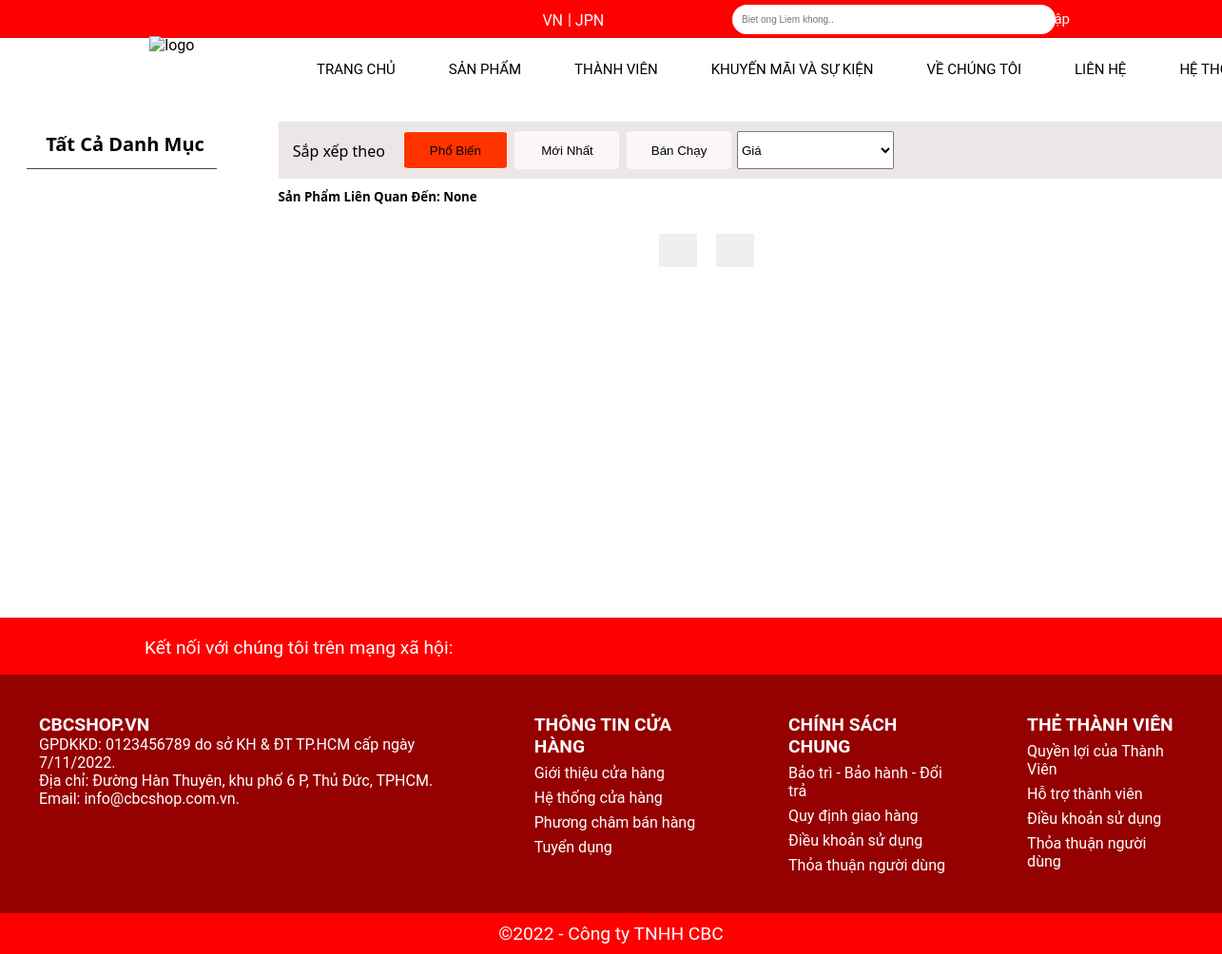
/search/, run on an earlier commit of the app's database.
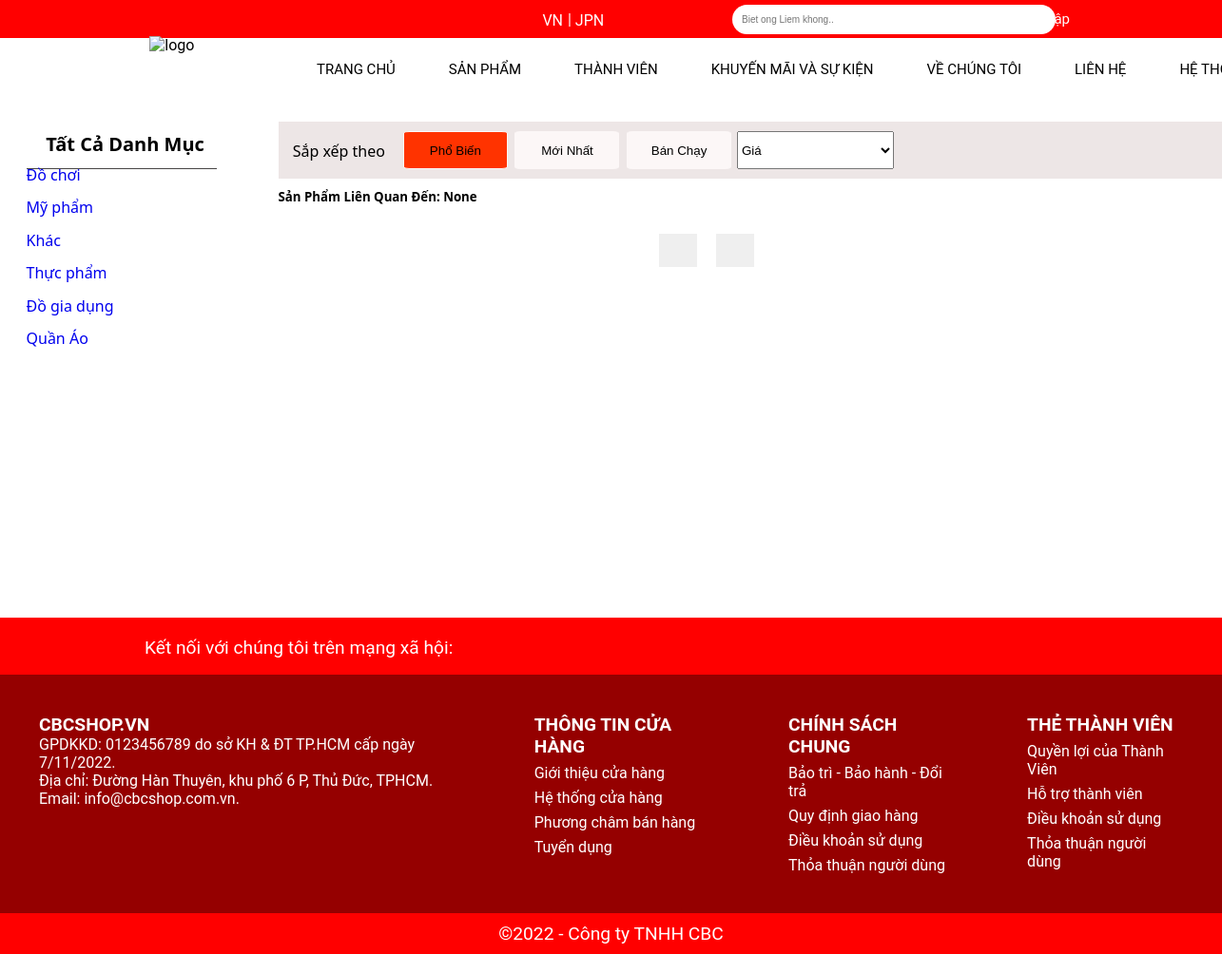
And on a later commit of the database.
### my_app/models.py (models this page shows, shortened)
class Category(models.Model):
    sub_category = models.ForeignKey('self',on_delete=models.CASCADE, related_name="sub_categories",null=True,blank=True)
    is_sub = models.BooleanField(default=False)
    name = models.CharField(max_length=200, null=True)
    slug = models.SlugField(max_length=200,unique=True)

### my_app/views.py (the view)
# urls.py: path('search/',views.search, name='search'),
def search(request):
    if request.user.is_authenticated:
        customer = request.user
        order, created = Order.objects.get_or_create(customer=customer, complete=False)
        items = order.orderitem_set.all()
        cartItems = order.get_cart_item
        user_login = "hidden"
        user_logout = "show"
    else:
        items = []
        order = {'get_cart_item': 0, 'get_cart_total': 0}
        cartItems = order['get_cart_item']
        user_login = "show"
        user_logout = "hidden"
    categories = Category.objects.filter(is_sub=False)
    active_category = request.GET.get('category','')
    searched = None
    keys = None
    if request.method == "POST":
        searched = request.POST["searched"]
        keys = Product.objects.filter(name__contains = searched)
    context = {"searched":searched, "keys":keys, "categories": categories, 'active_category':active_category,'user_login':user_login, 'user_logout':user_logout,'cartItems':cartItems }
    return render(request, 'html/search.html', context)

### my_app/templates/html/search.html (shortened to what this page needs)
{% extends 'html/base.html' %}
{% load static %}
{% block category %}
<head>
   <link rel="stylesheet" href="{% static 'assets/category.css' %}" />
</head>
    <div class="content">
      <div class="content_left">
         <div class="content_left_category">
            <a href="" class="content_left_category_header"> <i class="fa-solid fa-list"></i> Tất Cả Danh Mục </a>
            {% for category in categories %}
             <a href="{% url 'category' %}?category={{category.slug}}">{{ category.name }}</a>
             {% endfor %}
         </div>
      </div>
      <div class="content_right">
         <div class="content_right_category_item">
            <p>
               Sắp xếp theo
            </p>
            <div class="content_right_category_item_button_a popular">
                <button>
                    <a href="/project/html/my%20pham/category/Pho_Bien.html">Phổ Biến</a>
                </button>
            </div>
            <div class="content_right_category_item_button_new">
                <button>
                    <a href="/project/html/my%20pham/category/Moi_Nhat.html">Mới Nhất</a>
                </button>
            </div>
            <div class="content_right_category_item_button_selling">
                <button>
                    <a href="/project/html/my%20pham/category/Ban_Chay.html">Bán Chạy</a>
                </button>
            </div>
            <div class="content_right_category_item_button_price">
                <form action="">
                    <select name="" id="select">
                       <option value="gia" id="" selected="selected">Giá</option>
                    </select>
                 </form>
            </div>
         </div>
         <h5>Sản Phẩm Liên Quan Đến: {{searched}}</h5>
         <div class="content_right_group_item">
         </div>
         <div class="content_right_page_controller">
            <div class="content_right_page_controller_button_left">
                <button type="submit">
                </button>
            </div>
            <div class="content_right_page_controller_button_right">
                <button type="submit">
                </button>
            </div>
        </div>
      </div>
   </div>
{% endblock category %}

### my_app/templates/html/base.html (shortened to what this page needs)
{% load static %}
<!DOCTYPE html>
<html lang="vi">
<head>
   <link rel="stylesheet" href="{% static 'assets/style.css' %}">
   <link rel="stylesheet" href="{% static 'assets/fontawesome-free-6.2.0-web/css/all.min.css' %}">
</head>
<body>
   <header id="header">
      <form class="search" method = POST action = "{% url 'search' %}">
         <input class="input" type="text" placeholder="Biet ong Liem khong.." name="searched">
         <button type="submit"><i class="fa fa-search"></i></button>
      </form>
      <div class="left">
         <p class="delivery"><i class="fa-solid fa-truck-fast"></i><i>&nbsp;</i></p>
      </div>
      <div class="lang1">
         <p>VN</p>
      </div>
      <div class="left vertical">
         <P>|<i>&nbsp;</i></P>
      </div>
      <div class="lang2">
         <p>JPN</p>
      </div>
      <div class="right">
         <p class="login" style = "visibility: {{user_login}} "><i class="fa-solid fa-user"></i>
            <span  ><a href="{% url 'login' %}"> <i>&nbsp;</i> Đăng nhập</a></span>
         </p>
         <p class="shopping"><a href="{% url 'cart' %}"><i class="fa-solid fa-bag-shopping"></i></a> {{cartItems}}</p>
      </div>
      <div id="nav">
         <nav class="topnav">
            <a href="{% url 'home' %}">TRANG CHỦ</a>
            <div class="dropdownmenu"><a href="{% url 'product' %}">SẢN PHẨM</a>
            </div>
            <div class="dropdownmenu"><a href="{% url 'memberkhuyenmai' %}">THÀNH VIÊN</a>
            </div>
            <div class="dropdownmenu"><a href="{% url 'event' %}">KHUYẾN MÃI VÀ SỰ KIỆN</a>
            </div>
            <div class="dropdownmenu"><a href="{% url 'introduce' %}">VỀ CHÚNG TÔI</a>
            </div>
            <div class="dropdownmenu">
               <a href="{% url 'contactus' %}" >LIÊN HỆ</a>
            </div>
            <div class="dropdownmenu">
               <a href="{% url 'location' %}" >HỆ THỐNG CỬA HÀNG</a>
            </div>
         </nav>
         <img id="logo" src="{% static 'images/logo/logodqb-02.png' %}" alt="logo" width="70px">
      </div>
   </header>
   {% block category %}
   {% endblock category %}
   <footer id="footer">
      <div class="footer-follow-us">
         <p class="footer-follow-us-content">Kết nối với chúng tôi trên mạng xã hội:</p>
         <div class="footer-follow-us-logo">
            <a href=""><i class="fa-brands fa-facebook">&nbsp;</i></a>
            <a href=""><i class="fa-brands fa-instagram">&nbsp;</i></a>
            <a href=""><i class="fa-brands fa-square-twitter">&nbsp;</i></a>
            <a href=""><i class="fa-brands fa-linkedin">&nbsp;</i></a>
            <a href=""><i class="fa-brands fa-google">&nbsp;</i></a>
         </div>
      </div>
      <div class="footer-content">
         <div class="footer-content-all">
            <p>CBCSHOP.VN</p>
            <p>GPDKKD: 0123456789 do sở KH & ĐT TP.HCM cấp ngày 7/11/2022.</p>
            <p>Địa chỉ: Đường Hàn Thuyên, khu phố 6 P, Thủ Đức, TPHCM.</p>
            <p>Email: info@cbcshop.com.vn.</p>
         </div>
         <div class="footer-content-all">
            <p>THÔNG TIN CỬA HÀNG</p>
            <p>
            <ul>
               <li><a href="">Giới thiệu cửa hàng</a></li>
               <li><a href="">Hệ thống cửa hàng</a></li>
               <li><a href="">Phương châm bán hàng</a></li>
               <li><a href="">Tuyển dụng</a></li>
            </ul>
            </p>
         </div>
         <div class="footer-content-all">
            <p>CHÍNH SÁCH CHUNG</p>
            <p>
            <ul>
               <li><a href="">Bảo trì - Bảo hành - Đổi trả</a></li>
               <li><a href="">Quy định giao hàng</a></li>
               <li><a href="">Điều khoản sử dụng</a></li>
               <li><a href="">Thỏa thuận người dùng</a></li>
            </ul>
            </p>
         </div>
         <div class="footer-content-all">
            <p>THẺ THÀNH VIÊN</p>
            <p>
            <ul>
               <li><a href="">Quyền lợi của Thành Viên</a></li>
               <li><a href="">Hỗ trợ thành viên</a></li>
               <li><a href="">Điều khoản sử dụng</a></li>
               <li><a href="">Thỏa thuận người dùng</a></li>
            </ul>
            </p>
         </div>
      </div>
      <div class="footer-copyright">
         <p>&copy;2022 - Công ty TNHH CBC</p>
      </div>
   </footer>
</body>
</html>

### my_app/static/assets/style.css (style rules this page uses)
* { margin: 0; padding: 0; box-sizing: border-box; }
body { font-family: roboto; }
#header { background-color: #ff0000; position: fixed; width: 100%; height: 2.5rem; z-index: 1; }
.delivery { margin-top: -0.9375rem; margin-left: 10.125rem; position: relative; top: -0.9375rem; }
.vertical { position: relative; top: -1.9375rem; left: 0.3125rem; }
.login { margin-right: 9.375rem; position: relative; top: -1.625rem; font-size: 1.3125rem; }
.login a { text-decoration: none; color: white; position: relative; top: -0.1rem; }
.login span { font-size: 0.9375rem; }
.shopping { margin-right: 17.5rem; position: relative; top: -1.75rem; font-size: 1.5625rem; }
#logo { position: absolute; left: 0.4575rem; top: 0.25rem; margin-top: -0.375rem; }
#nav { position: relative; top: -1.3rem; left: 9.375rem; height: 4.125rem; background-color: white; width: 112.5rem; }
.topnav { position: absolute; left: 9.6875rem; margin-top: 1.25rem; top: 0.0625rem; width: 73.75rem; display: flex; }
.topnav a { display: block; color: black; text-align: center; padding: 1.5rem 1.75rem; text-decoration: none; font-size: 0.8575rem; position: relative; top: -1.3125rem; }
.search { margin-left: 48.125rem; margin-top: 0.625rem; position: relative; top: -0.3125rem; }
.search input[type=text] { border-radius: 5.625rem 0rem 0rem 5.625rem; border: none; font-size: 0.625rem; padding: 0.625rem; width: 18.125rem; float: left; outline: none; }
.search button { width: 3.125rem; padding: 0.625rem; font-size: 0.625rem; border-radius: 0rem 5.625rem 5.625rem 0rem; float: left; border: none; background: white; height: 1.96875rem; position: relative; top: -0.03125rem; }
.left p { float: left; color: white; }
.lang1 p { float: left; margin-left: 24.5rem; color: white; position: relative; top: -1.875rem; }
.lang2 p { float: left; margin-left: 0.3125rem; color: white; position: relative; top: -1.875rem; }
.right p { float: right; padding: 0rem 0.625rem; margin-top: -1.6875rem; color: white; }
.content_right_group_item { display: grid; grid-row: 30% 70%; grid-template-columns: repeat(6, 198px); padding-top: 10px; }
#footer { background-color: red; color: white; position: relative; top: 25rem; }
.footer-follow-us { height: 60px; font-size: 1.2rem; padding: 20px 160px; }
.footer-follow-us-content { float: left; }
.footer-follow-us-logo { float: right; padding: 0px ; }
.footer-follow-us-logo .fa-brands { color: white; }
.footer-content { display: flex; justify-content: center; background-color: rgb(149, 0, 0); }
.footer-content div { padding: 41px }
.footer-content-all li { padding: 7px 0px 0px 0px; list-style-type: none; }
.footer-content-all a { text-decoration: none; color: white; list-style-type: none; }
.footer-content-all p:first-child { font-size: 1.2rem; font-weight: bold; }
.footer-copyright { display: flex; font-size: 1.2rem; justify-content: center; align-items: center; padding: 10px; }

What changed in the data, as far as the page shows it:
added Category: name "Đồ chơi"
added Category: name "Mỹ phẩm"
added Category: name "Khác"
added Category: name "Thực phẩm"
added Category: name "Đồ gia dụng"
added Category: name "Quần Áo"
